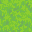

This game map was drawn from its Tiled (.tmx) file and the tilesets committed beside it. A one-line description and the full map source follow:
An orthogonal 1x1 tile map with 32x32 px tiles, 1 tile layer (Tile Layer 1).

<map version="1.10" tiledversion="1.10.2" orientation="orthogonal" renderorder="right-down" width="1" height="1" tilewidth="32" tileheight="32" infinite="0" nextlayerid="2" nextobjectid="1">
 <tileset firstgid="1" source="new_try.tsx" />
 <layer id="1" name="Tile Layer 1" width="1" height="1">
  <data encoding="csv">
145
</data>
 </layer>
</map>
